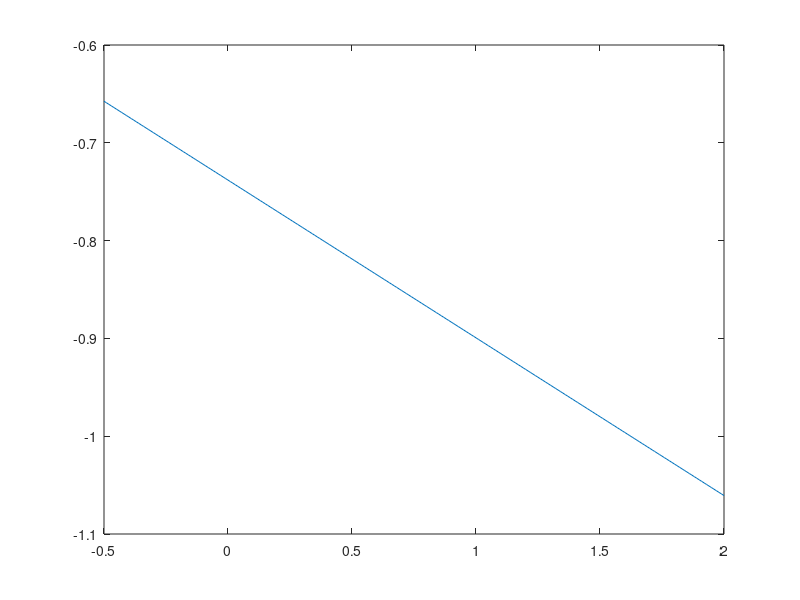

Reproduce this figure in MATLAB. (Note: this script raises an error after producing the figure.)
% ---------------- Red neuronal perceptron ------------%

clear all; close all; clc;

N = 100; % Epocas
Q = 4; % Dimensiones de las entradas

p0 = [1 1 1 1]; % Patron de bias

p = [0 0 1 1
    0 1 0 1
    ];

y = [0 0 0 1; % Salidas deseadas % compuerta AND
     0 1 1 1]; % Salidas deseadas % compuerta OR

alfa = 0.1;

w = 2*rand(2,2) - 1; % Valor random de una fila, 2 columnas
b = 2*rand(2, 1) - 1;

pr = -0.5:0.01:2;

H1 = plot(pr, -b(1)/w(1,2) - w(1,1)/w(1,2)*pr);
H2 = plot(pr, -b(2)/w(2,2) - w(2,1)/w(2,2)*pr);

% ----------------- Proceso de entrenamiento ---------------%

for Epocas=1:N
    for q = 1:Q
        net = w * p(:, q) + b;

        a = hardlim(net);
        e(:,q) = y(:, q) - a;
        w = w + alfa*e(:, q) * p(:, q)';
        b = b + alfa*e(:, q);
    end

% --------------- Grafica de la frontera de decision -------%
delete(H1)
delete(H2)

plot(p(1,1), p(2,1), 'bo')
grid on, hold on

plot(p(1,2), p(2,2), 'bo')
plot(p(1,3), p(2,3), 'bo')
plot(p(1,4), p(2,4), 'bo')

H1 = plot(pr, -b(1)/w(1,2) - w(1,1)/w(1,2)*pr);
H2 = plot(pr, -b(2)/w(2,2) - w(2,1)/w(2,2)*pr);
pause(0.4);

end
